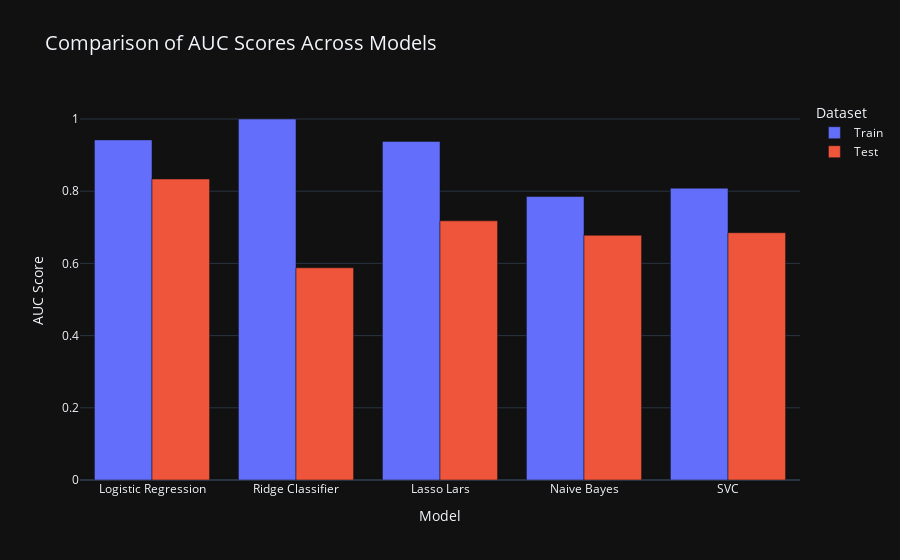

Write notebook code for a chart like this one.
### Code cell
# AUC scores from all models
model_names = ['Logistic Regression', 'Ridge Classifier', 'Lasso Lars', 'Naive Bayes', 'SVC']
train_auc_scores = [logistic_train_auc, ridge_classifier_train_auc, lasso_lars_train_auc, naive_bayes_train_auc, svc_train_auc]
test_auc_scores = [logistic_test_auc, ridge_classifier_test_auc, lasso_lars_test_auc, naive_bayes_test_auc, svc_test_auc]

# Create a DataFrame for visualization
auc_data = pd.DataFrame({
    'Model': model_names * 2,
    'Dataset': ['Train'] * len(model_names) + ['Test'] * len(model_names),
    'AUC Score': train_auc_scores + test_auc_scores})

# Create the bar plot with the plotly_dark template
fig = px.bar(
    auc_data, 
    x='Model', 
    y='AUC Score', 
    color='Dataset', 
    barmode='group',
    title='Comparison of AUC Scores Across Models',
    labels={'AUC Score': 'AUC Score', 'Model': 'Classification Model'},
    template='plotly_dark'
)

# Customize layout
fig.update_layout(
    title_font_size=20,
    xaxis_title='Model',
    yaxis_title='AUC Score',
    legend_title='Dataset',
)

# Display the plot
fig.show()

### Figure 1 — Plotly figure (JSON) as saved in the notebook; plotly's stock layout.template omitted (floating-point values rounded to 4 significant figures)
{"data": [{"alignmentgroup": "True", "hovertemplate": "Dataset=Train<br>Classification Model=%{x}<br>AUC Score=%{y}<extra></extra>", "legendgroup": "Train", "marker": {"color": "#636efa", "pattern": {"shape": ""}}, "name": "Train", "offsetgroup": "Train", "orientation": "v", "showlegend": true, "textposition": "auto", "type": "bar", "x": ["Logistic Regression", "Ridge Classifier", "Lasso Lars", "Naive Bayes", "SVC"], "xaxis": "x", "y": [0.9422, 1, 0.938, 0.7854, 0.8084], "yaxis": "y"}, {"alignmentgroup": "True", "hovertemplate": "Dataset=Test<br>Classification Model=%{x}<br>AUC Score=%{y}<extra></extra>", "legendgroup": "Test", "marker": {"color": "#EF553B", "pattern": {"shape": ""}}, "name": "Test", "offsetgroup": "Test", "orientation": "v", "showlegend": true, "textposition": "auto", "type": "bar", "x": ["Logistic Regression", "Ridge Classifier", "Lasso Lars", "Naive Bayes", "SVC"], "xaxis": "x", "y": [0.8339, 0.5878, 0.7179, 0.6779, 0.685], "yaxis": "y"}], "layout": {"barmode": "group", "legend": {"title": {"text": "Dataset"}, "tracegroupgap": 0}, "title": {"font": {"size": 20}, "text": "Comparison of AUC Scores Across Models"}, "xaxis": {"anchor": "y", "domain": [0, 1], "title": {"text": "Model"}}, "yaxis": {"anchor": "x", "domain": [0, 1], "title": {"text": "AUC Score"}}}}
